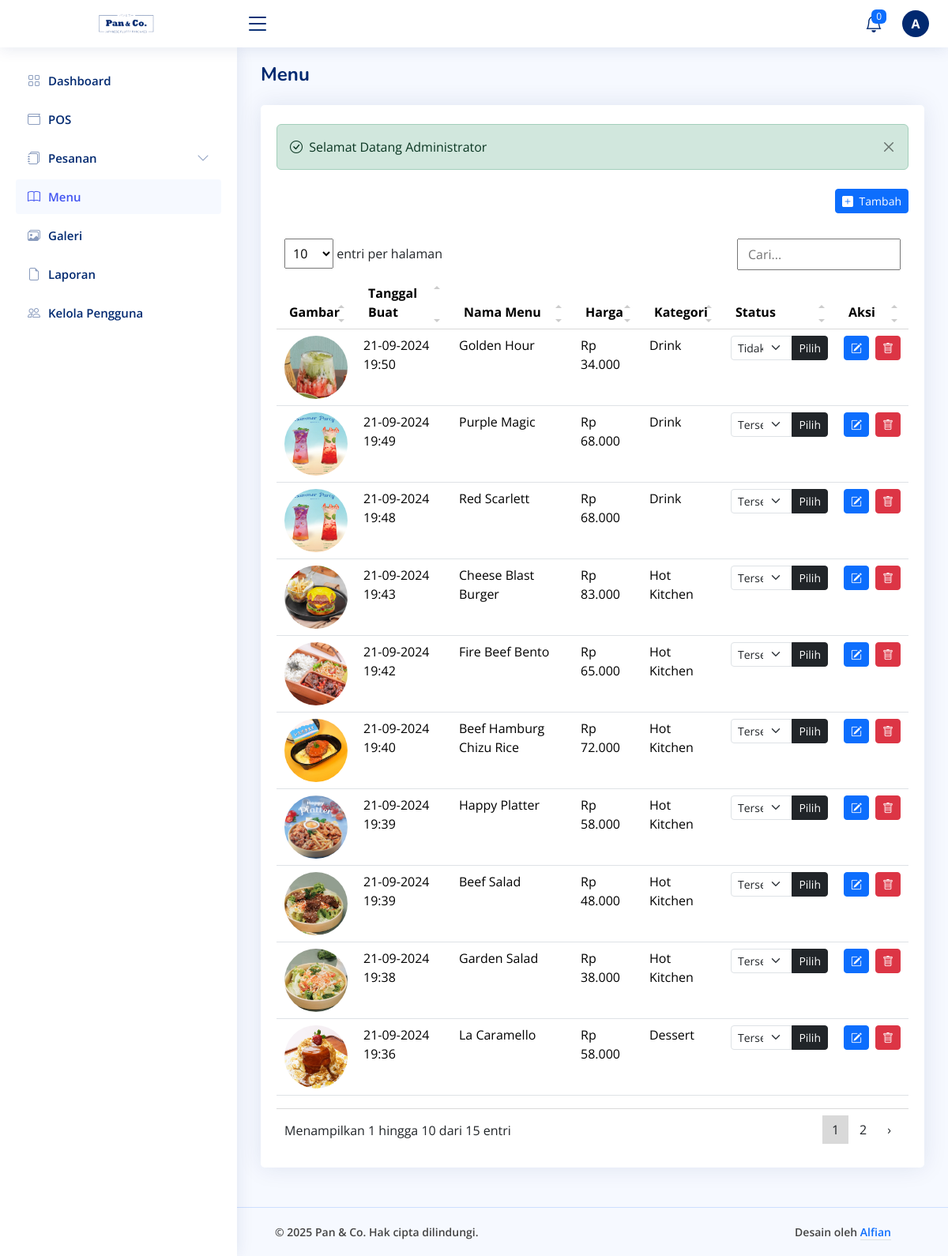
/dashboard/menu/show.php (signed in), run on the app's committed database.
### tables this page shows
CREATE TABLE `menu` (
  `id_menu` int NOT NULL,
  `tanggal_buat` datetime DEFAULT NULL,
  `nama_menu` varchar(255) DEFAULT NULL,
  `kategori` enum('Dessert','Hot Kitchen','Drink') NOT NULL,
  `harga` bigint DEFAULT NULL,
  `deskripsi` text,
  `status` enum('Tersedia','Tidak Tersedia') NOT NULL,
  `gambar` varchar(255) DEFAULT NULL
);

### config/config.php (called while the page is built, shortened)
<?php
$base_url = 'http://localhost/restaurant-order-system';
function base_url($path = '')
{
    global $base_url;
    return rtrim($base_url, '/') . '/' . ltrim($path, '/');
}
function get_image_url($url_gambar)
{
    $path_gambar = $_SERVER['DOCUMENT_ROOT'] . parse_url($url_gambar, PHP_URL_PATH);
    return $url_gambar;
}

### dashboard/menu/show.php (the view, shortened to what this page needs)
<?php
include('../../config/config.php');
$title = 'Menu';
?>
<div class="pagetitle">
    <div class="d-flex justify-content-between align-items-center gap-2 mb-4">
        <h1 class="mb-0 fw-bold"><?= $title ?></h1>
    </div>
</div>
<section class="section">
    <div class="row">
        <div class="col-lg-12">
            <div class="card">
                <div class="card-body pt-4">
                    <?php include('../components/alerts.php') ?>
                    <div class="d-flex justify-content-end mb-4">
                        <a href="<?= base_url('dashboard/menu/create.php'); ?>" class="btn btn-sm btn-primary">
                            <i class="bi bi-plus-square-fill me-1"></i> Tambah
                        </a>
                    </div>
                    <table class="table table-hover datatable">
                        <thead class="table-light">
                            <tr>
                                <th>Gambar</th>
                                <th>Tanggal Buat</th>
                                <th>Nama Menu</th>
                                <th>Harga</th>
                                <th>Kategori</th>
                                <th>Status</th>
                                <th>Aksi</th>
                            </tr>
                        </thead>
                        <tbody>
                            <?php
                            $sql = "SELECT * FROM menu ORDER BY tanggal_buat DESC";
                            $query = mysqli_query($koneksi, $sql);
                            while ($data = mysqli_fetch_array($query)) :
                            ?>
                                <tr>
                                    <td><img src="<?= get_image_url(base_url('assets/uploads/menu/' . $data['gambar'])); ?>" class="rounded-circle" style="width: 80px; height: 80px;" alt="<?= $data['nama_menu']; ?>"></td>
                                    <td><?= date('d-m-Y H:i', strtotime($data['tanggal_buat'])); ?></td>
                                    <td><?= $data['nama_menu'] ?></td>
                                    <td><?= 'Rp ' . number_format($data['harga'], 0, ',', '.') ?></td>
                                    <td><?= $data['kategori'] ?></td>
                                    <td>
                                        <form method="post" action="<?= base_url('dashboard/menu/action.php?update-menu-status=' . $data['id_menu'] . '&current-category=All'); ?>">
                                            <div class="input-group">
                                                <select class="form-select form-select-sm" id="status" name="status" required>
                                                    <option value="Tersedia" <?= ($data['status'] === 'Tersedia') ? 'selected' : ''; ?> class="text-success">Tersedia</option>
                                                    <option value="Tidak Tersedia" <?= ($data['status'] === 'Tidak Tersedia') ? 'selected' : ''; ?> class="text-danger">Tidak Tersedia</option>
                                                </select>
                                                <button class="btn btn-sm btn-dark" type="submit">Pilih</button>
                                            </div>
                                        </form>
                                    </td>
                                    <td>
                                        <div class="d-flex gap-2">
                                            <a href="<?= base_url('dashboard/menu/edit.php?menu-id=' . $data['id_menu']); ?>" class="btn btn-sm btn-primary">
                                                <i class="bi bi-pencil-square"></i>
                                            </a>
                                            <button type="button" class="btn btn-sm btn-danger" data-bs-toggle="modal" data-bs-target="#deleteModal<?= $data['id_menu']; ?>">
                                                <i class="bi bi-trash"></i>
                                            </button>
                                        </div>
                                    </td>
                                </tr>
                            <?php endwhile ?>
                        </tbody>
                    </table>
                </div>
            </div>
        </div>
    </div>
</section>
<?php
include('../layout.php');
?>

### assets/dashboard/css/style.css (style rules this page uses)
:root { scroll-behavior: smooth; }
body { font-family: "Open Sans", sans-serif; background: #f6f9ff; color: #444444; }
a { color: #4154f1; text-decoration: none; }
h1, h2, h3, h4, h5, h6 { font-family: "Nunito", sans-serif; }
.pagetitle { margin-bottom: 10px; }
.pagetitle h1 { font-size: 24px; margin-bottom: 0; font-weight: 600; color: #012970; }
.card { margin-bottom: 30px; border: none; border-radius: 5px; box-shadow: 0px 0 30px rgba(1, 41, 112, 0.1); }
.card-body { padding: 0 20px 20px 20px; }
html, body { height: 100%; margin: 0; display: flex; flex-direction: column; }

### data on the page
menu: gambar (picture), tanggal_buat "21-09-2024 19:50", nama_menu "Golden Hour", harga "34.000", kategori "Drink", status "Tidak Tersedia"
menu: gambar (picture), tanggal_buat "21-09-2024 19:49", nama_menu "Purple Magic", harga "68.000", kategori "Drink", status "Tersedia"
menu: gambar (picture), tanggal_buat "21-09-2024 19:48", nama_menu "Red Scarlett", harga "68.000", kategori "Drink", status "Tersedia"
menu: gambar (picture), tanggal_buat "21-09-2024 19:43", nama_menu "Cheese Blast Burger", harga "83.000", kategori "Hot Kitchen", status "Tersedia"
menu: gambar (picture), tanggal_buat "21-09-2024 19:42", nama_menu "Fire Beef Bento", harga "65.000", kategori "Hot Kitchen", status "Tersedia"
menu: gambar (picture), tanggal_buat "21-09-2024 19:40", nama_menu "Beef Hamburg Chizu Rice", harga "72.000", kategori "Hot Kitchen", status "Tersedia"
menu: gambar (picture), tanggal_buat "21-09-2024 19:39", nama_menu "Happy Platter", harga "58.000", kategori "Hot Kitchen", status "Tersedia"
menu: gambar (picture), tanggal_buat "21-09-2024 19:39", nama_menu "Beef Salad", harga "48.000", kategori "Hot Kitchen", status "Tersedia"
menu: gambar (picture), tanggal_buat "21-09-2024 19:38", nama_menu "Garden Salad", harga "38.000", kategori "Hot Kitchen", status "Tersedia"
menu: gambar (picture), tanggal_buat "21-09-2024 19:36", nama_menu "La Caramello", harga "58.000", kategori "Dessert", status "Tersedia"

### other printed values
substr($_SESSION['nama_lengkap'], 0, 1) "A"
$title "Menu"
$_SESSION['success'] "Selamat Datang Administrator"
